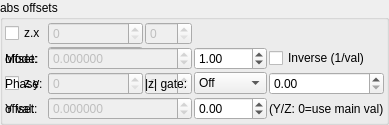
    <widget class="QGroupBox" name="groupBox_3">
     <property name="title">
      <string>abs offsets</string>
     </property>
     <layout class="QVBoxLayout" name="verticalLayout_5" stretch="0">
      <property name="spacing">
       <number>2</number>
      </property>
      <property name="leftMargin">
       <number>2</number>
      </property>
      <property name="topMargin">
       <number>2</number>
      </property>
      <property name="rightMargin">
       <number>2</number>
      </property>
      <property name="bottomMargin">
       <number>2</number>
      </property>
      <item>
       <layout class="QGridLayout" name="gridLayout_10" columnstretch="0,1,1">
        <property name="spacing">
         <number>2</number>
        </property>
        <item row="2" column="0">
         <widget class="MyCheckBox" name="checkBox_transf_function_enabledD_false">
          <property name="text">
           <string notr="true">z.y</string>
          </property>
         </widget>
        </item>
        <item row="0" column="0">
         <widget class="MyCheckBox" name="checkBox_transf_function_enabledC_false">
          <property name="text">
           <string notr="true">z.x</string>
          </property>
         </widget>
        </item>
        <item row="2" column="2">
         <widget class="MySpinBox" name="spinboxInt_transf_stop_iterations_D">
          <property name="enabled">
           <bool>false</bool>
          </property>
          <property name="sizePolicy">
           <sizepolicy hsizetype="Minimum" vsizetype="Maximum">
            <horstretch>0</horstretch>
            <verstretch>0</verstretch>
           </sizepolicy>
          </property>
          <property name="maximum">
           <number>999</number>
          </property>
         </widget>
        </item>
      <item row="1" column="0">
       <widget class="QLabel"><property name="text"><string>Mode:</string></property></widget>
      </item>
      <item row="1" column="1">
       <widget class="MyComboBox" name="comboBox_transf_multiplier_value_mode_3">
        <item><property name="text"><string notr="true">Constant</string></property></item>
        <item><property name="text"><string notr="true">Sine</string></property></item>
        <item><property name="text"><string notr="true">Ramp</string></property></item>
        <item><property name="text"><string notr="true">Exponential</string></property></item>
        <item><property name="text"><string notr="true">Triangle</string></property></item>
        <item><property name="text"><string notr="true">Square</string></property></item>
        <item><property name="text"><string notr="true">Smoothstep</string></property></item>
        <item><property name="text"><string notr="true">Noise</string></property></item>
        <item><property name="text"><string notr="true">Ping-pong</string></property></item>
        <item><property name="text"><string notr="true">Stepped</string></property></item>
       </widget>
      </item>
      <item row="1" column="2">
       <widget class="QLabel"><property name="text"><string>Freq:</string></property></widget>
      </item>
      <item row="1" column="3">
       <widget class="MyDoubleSpinBox" name="spinbox_transf_multiplier_frequency_3">
        <property name="minimum"><double>0.01</double></property><property name="maximum"><double>100.0</double></property>
        <property name="singleStep"><double>0.1</double></property><property name="value"><double>1.0</double></property>
       </widget>
      </item>
      <item row="1" column="4" colspan="2">
       <widget class="MyCheckBox" name="checkBox_transf_multiplier_inverse_3">
        <property name="text"><string>Inverse (1/val)</string></property>
       </widget>
      </item>
      <item row="2" column="0">
       <widget class="QLabel"><property name="text"><string>Phase:</string></property></widget>
      </item>
      <item row="2" column="1">
       <widget class="MyDoubleSpinBox" name="spinbox_transf_multiplier_phase_3">
        <property name="minimum"><double>-10.0</double></property><property name="maximum"><double>10.0</double></property>
        <property name="singleStep"><double>0.1</double></property><property name="value"><double>0.0</double></property>
       </widget>
      </item>
      <item row="2" column="2">
       <widget class="QLabel"><property name="text"><string>|z| gate:</string></property></widget>
      </item>
      <item row="2" column="3">
       <widget class="MyComboBox" name="comboBox_transf_multiplier_threshold_mode_3">
        <item><property name="text"><string notr="true">Off</string></property></item>
        <item><property name="text"><string notr="true">&gt; thresh</string></property></item>
        <item><property name="text"><string notr="true">&lt; thresh</string></property></item>
       </widget>
      </item>
      <item row="2" column="4" colspan="2">
       <widget class="MyDoubleSpinBox" name="spinbox_transf_multiplier_threshold_3">
        <property name="minimum"><double>0.0</double></property><property name="maximum"><double>1000.0</double></property>
        <property name="singleStep"><double>0.1</double></property><property name="value"><double>0.0</double></property>
       </widget>
      </item>
      <item row="3" column="0">
       <widget class="QLabel"><property name="text"><string>Y val:</string></property></widget>
      </item>
      <item row="3" column="1">
       <widget class="MyDoubleSpinBox" name="spinbox_transf_multiplier_scale_y_3">
        <property name="minimum"><double>-100.0</double></property><property name="maximum"><double>100.0</double></property>
        <property name="singleStep"><double>0.01</double></property><property name="value"><double>0.0</double></property>
       </widget>
      </item>
      <item row="3" column="2">
       <widget class="QLabel"><property name="text"><string>Z val:</string></property></widget>
      </item>
      <item row="3" column="3">
       <widget class="MyDoubleSpinBox" name="spinbox_transf_multiplier_scale_z_3">
        <property name="minimum"><double>-100.0</double></property><property name="maximum"><double>100.0</double></property>
        <property name="singleStep"><double>0.01</double></property><property name="value"><double>0.0</double></property>
       </widget>
      </item>
      <item row="3" column="4" colspan="2">
       <widget class="QLabel"><property name="text"><string notr="true">(Y/Z: 0=use main val)</string></property></widget>
      </item>
        <item row="1" column="0">
         <widget class="QLabel" name="label_43">
          <property name="text">
           <string>offset:</string>
          </property>
         </widget>
        </item>
        <item row="3" column="0">
         <widget class="QLabel" name="label_38">
          <property name="text">
           <string>offset:</string>
          </property>
         </widget>
        </item>
        <item row="2" column="1">
         <widget class="MySpinBox" name="spinboxInt_transf_start_iterations_D">
          <property name="enabled">
           <bool>false</bool>
          </property>
          <property name="sizePolicy">
           <sizepolicy hsizetype="Minimum" vsizetype="Maximum">
            <horstretch>0</horstretch>
            <verstretch>0</verstretch>
           </sizepolicy>
          </property>
          <property name="maximum">
           <number>999</number>
          </property>
         </widget>
        </item>
        <item row="0" column="2">
         <widget class="MySpinBox" name="spinboxInt_transf_stop_iterations_C">
          <property name="enabled">
           <bool>false</bool>
          </property>
          <property name="sizePolicy">
           <sizepolicy hsizetype="Minimum" vsizetype="Maximum">
            <horstretch>0</horstretch>
            <verstretch>0</verstretch>
           </sizepolicy>
          </property>
          <property name="maximum">
           <number>999</number>
          </property>
         </widget>
        </item>
        <item row="1" column="1" colspan="2">
         <widget class="MyDoubleSpinBox" name="spinbox_transf_offsetC_0">
          <property name="enabled">
           <bool>false</bool>
          </property>
          <property name="sizePolicy">
           <sizepolicy hsizetype="Minimum" vsizetype="Maximum">
            <horstretch>0</horstretch>
            <verstretch>0</verstretch>
           </sizepolicy>
          </property>
          <property name="prefix">
           <string/>
          </property>
          <property name="suffix">
           <string/>
          </property>
          <property name="decimals">
           <number>6</number>
          </property>
          <property name="minimum">
           <double>-99.989999999999995</double>
          </property>
          <property name="maximum">
           <double>99.989999999999995</double>
          </property>
          <property name="singleStep">
           <double>0.100000000000000</double>
          </property>
         </widget>
        </item>
        <item row="3" column="1" colspan="2">
         <widget class="MyDoubleSpinBox" name="spinbox_transf_offsetD_0">
          <property name="enabled">
           <bool>false</bool>
          </property>
          <property name="sizePolicy">
           <sizepolicy hsizetype="Minimum" vsizetype="Maximum">
            <horstretch>0</horstretch>
            <verstretch>0</verstretch>
           </sizepolicy>
          </property>
          <property name="prefix">
           <string/>
          </property>
          <property name="suffix">
           <string/>
          </property>
          <property name="decimals">
           <number>6</number>
          </property>
          <property name="minimum">
           <double>-99.989999999999995</double>
          </property>
          <property name="maximum">
           <double>99.989999999999995</double>
          </property>
          <property name="singleStep">
           <double>0.100000000000000</double>
          </property>
         </widget>
        </item>
        <item row="0" column="1">
         <widget class="MySpinBox" name="spinboxInt_transf_start_iterations_C">
          <property name="enabled">
           <bool>false</bool>
          </property>
          <property name="sizePolicy">
           <sizepolicy hsizetype="Minimum" vsizetype="Maximum">
            <horstretch>0</horstretch>
            <verstretch>0</verstretch>
           </sizepolicy>
          </property>
          <property name="maximum">
           <number>999</number>
          </property>
         </widget>
        </item>
       </layout>
      </item>
     </layout>
    </widget>
